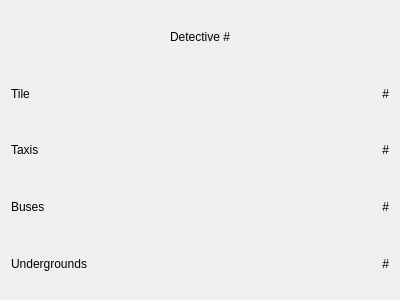
<?xml version="1.0" encoding="UTF-8"?>
<ui version="4.0">
 <class>DetectiveSnapshot</class>
 <widget class="QWidget" name="DetectiveSnapshot">
  <property name="geometry">
   <rect>
    <x>0</x>
    <y>0</y>
    <width>400</width>
    <height>300</height>
   </rect>
  </property>
  <property name="windowTitle">
   <string>Form</string>
  </property>
  <layout class="QVBoxLayout" name="verticalLayout">
   <item>
    <widget class="QLabel" name="lbl_DetectiveId">
     <property name="text">
      <string>Detective #</string>
     </property>
     <property name="alignment">
      <set>Qt::AlignCenter</set>
     </property>
    </widget>
   </item>
   <item>
    <layout class="QHBoxLayout" name="horizontalLayout">
     <item>
      <widget class="QLabel" name="label">
       <property name="text">
        <string>Tile</string>
       </property>
      </widget>
     </item>
     <item>
      <widget class="QLabel" name="lbl_TileId">
       <property name="text">
        <string>#</string>
       </property>
       <property name="alignment">
        <set>Qt::AlignRight|Qt::AlignTrailing|Qt::AlignVCenter</set>
       </property>
      </widget>
     </item>
    </layout>
   </item>
   <item>
    <layout class="QHBoxLayout" name="horizontalLayout_2">
     <item>
      <widget class="QLabel" name="label_3">
       <property name="text">
        <string>Taxis</string>
       </property>
      </widget>
     </item>
     <item>
      <widget class="QLabel" name="lbl_TaxiNum">
       <property name="text">
        <string>#</string>
       </property>
       <property name="alignment">
        <set>Qt::AlignRight|Qt::AlignTrailing|Qt::AlignVCenter</set>
       </property>
      </widget>
     </item>
    </layout>
   </item>
   <item>
    <layout class="QHBoxLayout" name="horizontalLayout_3">
     <item>
      <widget class="QLabel" name="label_5">
       <property name="text">
        <string>Buses</string>
       </property>
      </widget>
     </item>
     <item>
      <widget class="QLabel" name="lbl_BusNum">
       <property name="text">
        <string>#</string>
       </property>
       <property name="alignment">
        <set>Qt::AlignRight|Qt::AlignTrailing|Qt::AlignVCenter</set>
       </property>
      </widget>
     </item>
    </layout>
   </item>
   <item>
    <layout class="QHBoxLayout" name="horizontalLayout_4">
     <item>
      <widget class="QLabel" name="label_7">
       <property name="text">
        <string>Undergrounds</string>
       </property>
      </widget>
     </item>
     <item>
      <widget class="QLabel" name="lbl_UndergroundNum">
       <property name="text">
        <string>#</string>
       </property>
       <property name="alignment">
        <set>Qt::AlignRight|Qt::AlignTrailing|Qt::AlignVCenter</set>
       </property>
      </widget>
     </item>
    </layout>
   </item>
  </layout>
 </widget>
 <resources/>
 <connections/>
</ui>
